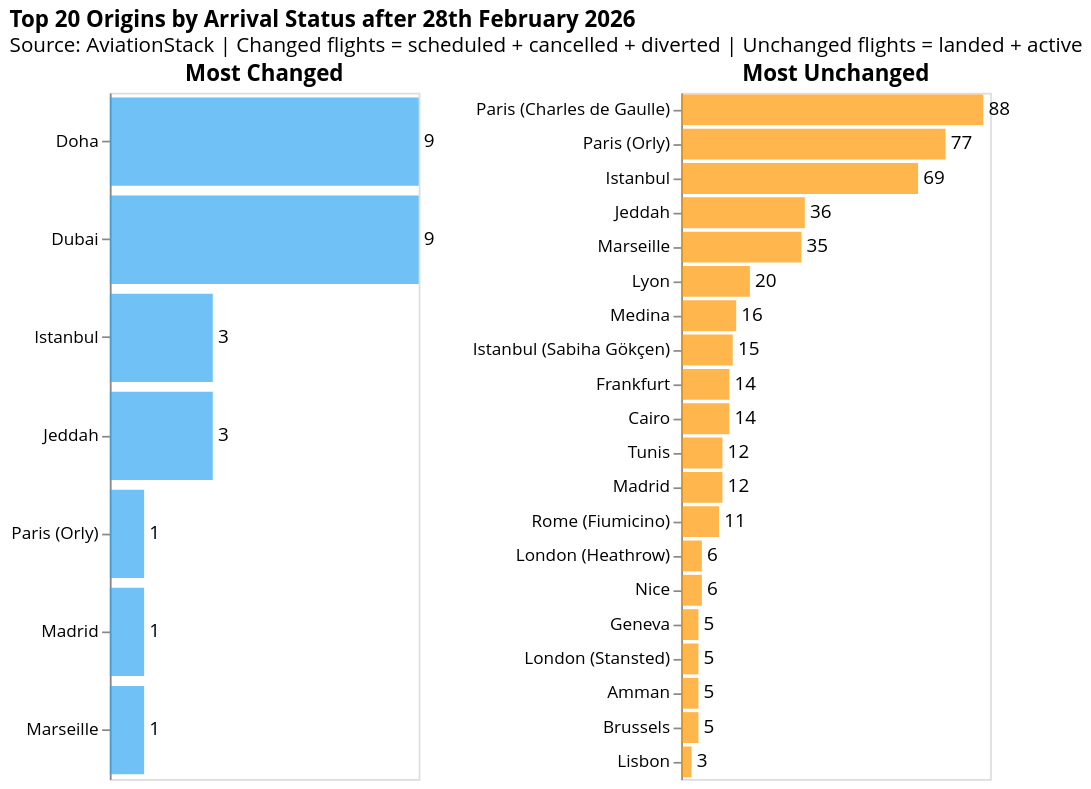

This figure's notebook cell:
### Markdown cell above
### Origins with high and low disruptions

### Code cell
import altair as alt

airport_codes = sorted(arrivals_top10["iata_arr"].unique())

dropdown = alt.binding_select(options=airport_codes, name="Arrival Airport ")
selection = alt.selection_point(fields=["iata_arr"], bind=dropdown, value=airport_codes[0])

colors = {"Most Changed": "#34A7F2", "Most Unchanged": "#FF9800", }

subplots = []
for category, color in colors.items():
    subset = arrivals_top10[arrivals_top10["category"] == category]

    chart = (
        alt.Chart(subset)
        .mark_bar(color=color, opacity=0.7)
        .encode(
            y=alt.Y("airportcity:N", sort="-x", title=None),
            x=alt.X("count:Q", title=None, axis=None),
            tooltip=[
                alt.Tooltip("airportcity:N", title="Origin"),
                alt.Tooltip("count:Q", title="Flights"),
            ],
        )
        .properties(width=180, height=400, title=category)
        .add_params(selection)
        .transform_filter(selection)
    )

    text = chart.mark_text(align="left", dx=3, fontSize=11, font="Open Sans").encode(
        text="count:Q"
    )

    subplots.append(chart + text)

final = (
    alt.hconcat(subplots[0], subplots[1])
    .properties(
        title=alt.Title(
            "Top 20 Origins by Arrival Status after 28th February 2026",
            subtitle="Source: AviationStack | Changed flights = scheduled + cancelled + diverted | Unchanged flights = landed + active",
        )
    )
    .configure_title(font="Open Sans", subtitleFont="Open Sans")
    .configure_axis(labelFont="Open Sans", titleFont="Open Sans")
    .configure_legend(labelFont="Open Sans", titleFont="Open Sans")
    .configure_text(font="Open Sans")
)

final

### Figure 1 — Vega-Lite specification as saved in the notebook (floating-point values rounded to 4 significant figures; data arrays with more than 128 entries replaced by an {"elided": "..."} marker saying what was removed)
{"config": {"view": {"continuousWidth": 300, "continuousHeight": 300}, "axis": {"labelFont": "Open Sans", "titleFont": "Open Sans"}, "legend": {"labelFont": "Open Sans", "titleFont": "Open Sans"}, "text": {"font": "Open Sans"}, "title": {"font": "Open Sans", "subtitleFont": "Open Sans"}}, "hconcat": [{"layer": [{"mark": {"type": "bar", "color": "#34A7F2", "opacity": 0.7}, "encoding": {"tooltip": [{"field": "airportcity", "title": "Origin", "type": "nominal"}, {"field": "count", "title": "Flights", "type": "quantitative"}], "x": {"axis": null, "field": "count", "title": null, "type": "quantitative"}, "y": {"field": "airportcity", "sort": "-x", "title": null, "type": "nominal"}}, "name": "view_5", "title": "Most Changed", "transform": [{"filter": {"param": "param_3"}}]}, {"mark": {"type": "text", "align": "left", "dx": 3, "font": "Open Sans", "fontSize": 11}, "encoding": {"text": {"field": "count", "type": "quantitative"}, "tooltip": [{"field": "airportcity", "title": "Origin", "type": "nominal"}, {"field": "count", "title": "Flights", "type": "quantitative"}], "x": {"axis": null, "field": "count", "title": null, "type": "quantitative"}, "y": {"field": "airportcity", "sort": "-x", "title": null, "type": "nominal"}}, "title": "Most Changed", "transform": [{"filter": {"param": "param_3"}}]}], "data": {"name": "data-d868a04cfc6df451eb6adc11f18f728b"}, "height": 400, "width": 180}, {"layer": [{"mark": {"type": "bar", "color": "#FF9800", "opacity": 0.7}, "encoding": {"tooltip": [{"field": "airportcity", "title": "Origin", "type": "nominal"}, {"field": "count", "title": "Flights", "type": "quantitative"}], "x": {"axis": null, "field": "count", "title": null, "type": "quantitative"}, "y": {"field": "airportcity", "sort": "-x", "title": null, "type": "nominal"}}, "name": "view_6", "title": "Most Unchanged", "transform": [{"filter": {"param": "param_3"}}]}, {"mark": {"type": "text", "align": "left", "dx": 3, "font": "Open Sans", "fontSize": 11}, "encoding": {"text": {"field": "count", "type": "quantitative"}, "tooltip": [{"field": "airportcity", "title": "Origin", "type": "nominal"}, {"field": "count", "title": "Flights", "type": "quantitative"}], "x": {"axis": null, "field": "count", "title": null, "type": "quantitative"}, "y": {"field": "airportcity", "sort": "-x", "title": null, "type": "nominal"}}, "title": "Most Unchanged", "transform": [{"filter": {"param": "param_3"}}]}], "data": {"name": "data-674b4a1e80304a9c61d836eed5908564"}, "height": 400, "width": 180}], "params": [{"name": "param_3", "select": {"type": "point", "fields": ["iata_arr"]}, "bind": {"input": "select", "options": ["ALG", "AMM", "AUH", "BEY", "CAI", "CMN", "DAM", "DOH", "DXB", "IKA", "JED", "KHI", "RUH", "TUN", "TUS"], "name": "Arrival Airport "}, "value": "ALG", "views": ["view_5", "view_6"]}], "title": {"text": "Top 20 Origins by Arrival Status after 28th February 2026", "subtitle": "Source: AviationStack | Changed flights = scheduled + cancelled + diverted | Unchanged flights = landed + active"}, "$schema": "https://vega.github.io/schema/vega-lite/v5.20.1.json", "datasets": {"data-d868a04cfc6df451eb6adc11f18f728b": {"elided": "226 records"}, "data-674b4a1e80304a9c61d836eed5908564": {"elided": "248 records"}}}
